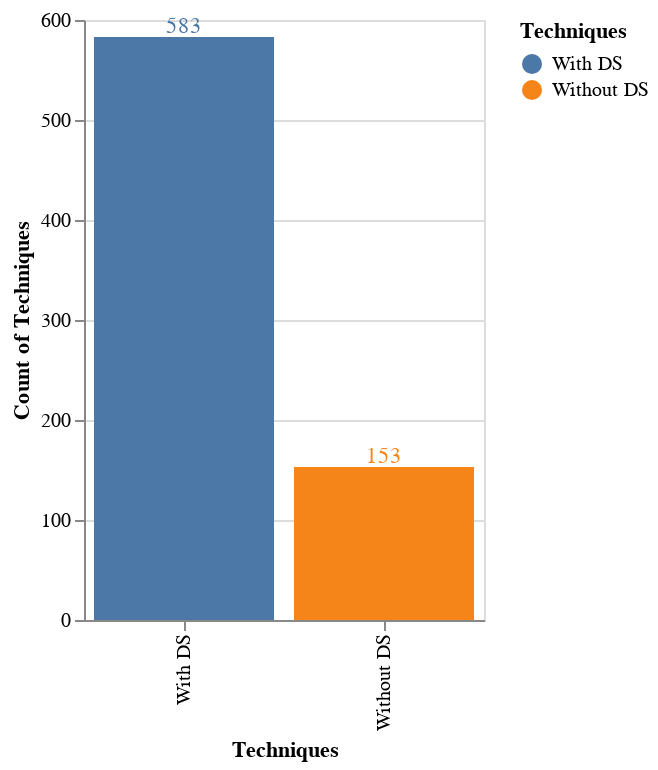

Here is the notebook cell this chart was saved with:
### Markdown cell above
## Techniques With and Without Data Sources

### Code cell
data_source_distribution = pandas.DataFrame({
    'Techniques': ['Without DS','With DS'],
    'Count of Techniques': [techniques['data_sources'].isna().sum(),techniques['data_sources'].notna().sum()]})
bars = alt.Chart(data_source_distribution).mark_bar().encode(x='Techniques',y='Count of Techniques',color='Techniques').properties(width=200,height=300)
text = bars.mark_text(align='center',baseline='middle',dx=0,dy=-5).encode(text='Count of Techniques')
bars + text

### Figure 1 — Vega-Lite specification as saved in the notebook (floating-point values rounded to 4 significant figures)
{"config": {"view": {"continuousWidth": 400, "continuousHeight": 300}}, "layer": [{"mark": "bar", "encoding": {"color": {"field": "Techniques", "type": "nominal"}, "x": {"field": "Techniques", "type": "nominal"}, "y": {"field": "Count of Techniques", "type": "quantitative"}}, "height": 300, "width": 200}, {"mark": {"type": "text", "align": "center", "baseline": "middle", "dx": 0, "dy": -5}, "encoding": {"color": {"field": "Techniques", "type": "nominal"}, "text": {"field": "Count of Techniques", "type": "quantitative"}, "x": {"field": "Techniques", "type": "nominal"}, "y": {"field": "Count of Techniques", "type": "quantitative"}}, "height": 300, "width": 200}], "data": {"name": "data-32d7b01f660ff4377b3b157464e8cf70"}, "$schema": "https://vega.github.io/schema/vega-lite/v4.17.0.json", "datasets": {"data-32d7b01f660ff4377b3b157464e8cf70": [{"Techniques": "Without DS", "Count of Techniques": 153}, {"Techniques": "With DS", "Count of Techniques": 583}]}}
